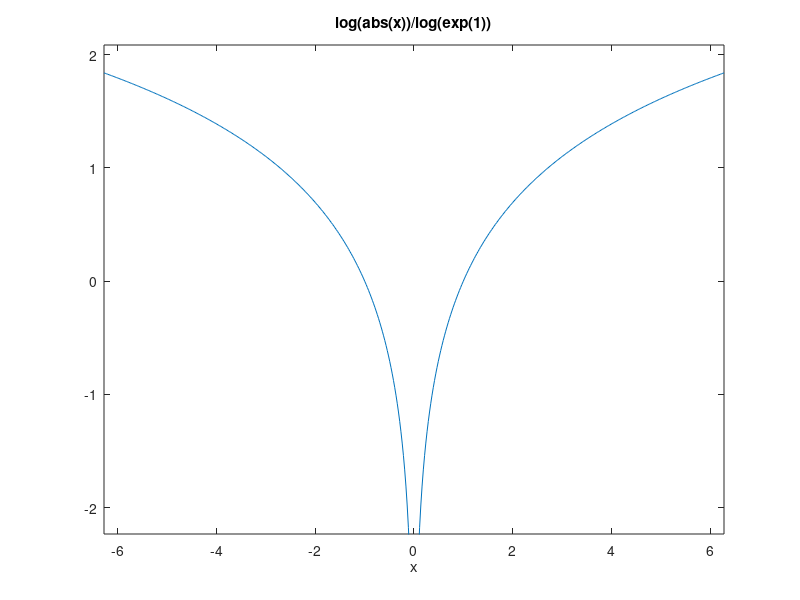

MATLAB code for this plot:
%ezplot('-y')
%ezplot("-y")
%hold on
ezplot('log(abs(x))/log(exp(1))')
return
ezplot('x^2*(ln(abs(y)+0.5))'  )
return
%ezplot('exp(-x^2)',[-1,1]  )
%ezplot('sin(x)' ,[-1,1] )
ezplot('abs(x*y)'  )
return
hold on

%ezplot('x - 1' ) 
%hold on
ezplot('x - y'  )

hold on
ezplot('(2*y)/3 - x - 1') 
hold on
ezplot('- x - (2*y)/3' )
hold on
ezplot('6^(1/2)/4 - (6^(1/2)*x)/2 - y + 7/8'  )
hold on
ezplot('y + (6^(1/2)*x)/2 - 3/8' )
hold on
return
ezplot("x - y")
hold on

ezplot("-3*x + 2*y -3")
hold on
ezplot("x + y")
hold on
ezplot("x + y-2")
hold on
ezplot("x + 3*y/2+3/2")
hold on
ezplot("x + 3*y/2-9/2")
hold on
return
ezplot("3*x + 2*y")
hold on
return
ezplot('s2/2 - s1/2 - (s1 + s2)^2/36 + 11/4')
hold on
ezplot('(27*s1)/44 - (51*s2)/88 + (s1 + (3*s2)/2)^2/44 - 591/176')
hold on
return

(27*s1)/44 - (51*s2)/88 + (s1 + (3*s2)/2)^2/44 - 591/176 
s2/2 - s1/2 - (s1 + s2)^2/36 + 11/4 
(51*s2)/88 - (27*s1)/44 - (s1 + (3*s2)/2)^2/44 + 591/176 <= 0

%ezplot('x-y-2')
%hold on
%ezplot('-x+y')
%hold on
ezplot('8*x-(x+y)^2')
hold on
ezplot("x-y+1")
%ezplot("y-1")
hold on
ezplot("y+x-2")
hold on
ezplot("y+x")
hold on
